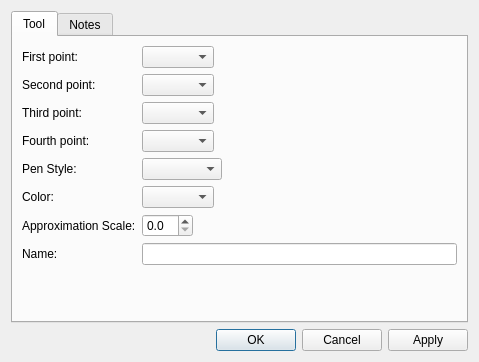
<?xml version="1.0" encoding="UTF-8"?>
<ui version="4.0">
 <class>DialogCubicBezier</class>
 <widget class="QDialog" name="DialogCubicBezier">
  <property name="geometry">
   <rect>
    <x>0</x>
    <y>0</y>
    <width>479</width>
    <height>362</height>
   </rect>
  </property>
  <property name="windowTitle">
   <string>Tool cubic bezier</string>
  </property>
  <property name="windowIcon">
   <iconset resource="../../../vmisc/share/resources/icon.qrc">
    <normaloff>:/icon/64x64/icon64x64.png</normaloff>:/icon/64x64/icon64x64.png</iconset>
  </property>
  <layout class="QVBoxLayout" name="verticalLayout">
   <item>
    <widget class="QTabWidget" name="tabWidget">
     <property name="currentIndex">
      <number>0</number>
     </property>
     <widget class="QWidget" name="tab">
      <attribute name="title">
       <string>Tool</string>
      </attribute>
      <layout class="QFormLayout" name="formLayout_2">
       <property name="fieldGrowthPolicy">
        <enum>QFormLayout::ExpandingFieldsGrow</enum>
       </property>
       <item row="0" column="0">
        <widget class="QLabel" name="labelFirstPoint">
         <property name="text">
          <string>First point:</string>
         </property>
        </widget>
       </item>
       <item row="0" column="1">
        <widget class="QComboBox" name="comboBoxP1"/>
       </item>
       <item row="1" column="0">
        <widget class="QLabel" name="labelSecondPoint">
         <property name="text">
          <string>Second point:</string>
         </property>
        </widget>
       </item>
       <item row="1" column="1">
        <widget class="QComboBox" name="comboBoxP2"/>
       </item>
       <item row="2" column="0">
        <widget class="QLabel" name="labelThirdPoint">
         <property name="text">
          <string>Third point:</string>
         </property>
        </widget>
       </item>
       <item row="2" column="1">
        <widget class="QComboBox" name="comboBoxP3"/>
       </item>
       <item row="3" column="0">
        <widget class="QLabel" name="labelForthPoint">
         <property name="text">
          <string>Fourth point:</string>
         </property>
        </widget>
       </item>
       <item row="3" column="1">
        <widget class="QComboBox" name="comboBoxP4"/>
       </item>
       <item row="4" column="0">
        <widget class="QLabel" name="label_2">
         <property name="text">
          <string>Pen Style:</string>
         </property>
        </widget>
       </item>
       <item row="4" column="1">
        <widget class="QComboBox" name="comboBoxPenStyle">
         <property name="minimumSize">
          <size>
           <width>80</width>
           <height>0</height>
          </size>
         </property>
         <property name="maximumSize">
          <size>
           <width>110</width>
           <height>16777215</height>
          </size>
         </property>
         <property name="iconSize">
          <size>
           <width>80</width>
           <height>14</height>
          </size>
         </property>
        </widget>
       </item>
       <item row="5" column="0">
        <widget class="QLabel" name="label">
         <property name="text">
          <string>Color:</string>
         </property>
        </widget>
       </item>
       <item row="5" column="1">
        <widget class="QComboBox" name="comboBoxColor">
         <property name="sizePolicy">
          <sizepolicy hsizetype="Preferred" vsizetype="Preferred">
           <horstretch>0</horstretch>
           <verstretch>0</verstretch>
          </sizepolicy>
         </property>
        </widget>
       </item>
       <item row="6" column="0">
        <widget class="QLabel" name="label_3">
         <property name="text">
          <string>Approximation Scale:</string>
         </property>
        </widget>
       </item>
       <item row="6" column="1">
        <widget class="QDoubleSpinBox" name="doubleSpinBoxApproximationScale">
         <property name="toolTip">
          <string>Set approximation scale for this curve, 0 - use global value</string>
         </property>
         <property name="decimals">
          <number>1</number>
         </property>
         <property name="maximum">
          <double>10.000000000000000</double>
         </property>
         <property name="singleStep">
          <double>0.100000000000000</double>
         </property>
        </widget>
       </item>
       <item row="7" column="0">
        <widget class="QLabel" name="labelName">
         <property name="text">
          <string>Name:</string>
         </property>
        </widget>
       </item>
       <item row="7" column="1">
        <widget class="QLineEdit" name="lineEditSplineName">
         <property name="readOnly">
          <bool>true</bool>
         </property>
        </widget>
       </item>
      </layout>
     </widget>
     <widget class="QWidget" name="tab_2">
      <attribute name="title">
       <string>Notes</string>
      </attribute>
      <layout class="QVBoxLayout" name="verticalLayout_2">
       <item>
        <widget class="QPlainTextEdit" name="plainTextEditToolNotes"/>
       </item>
      </layout>
     </widget>
    </widget>
   </item>
   <item>
    <widget class="QDialogButtonBox" name="buttonBox">
     <property name="orientation">
      <enum>Qt::Horizontal</enum>
     </property>
     <property name="standardButtons">
      <set>QDialogButtonBox::Apply|QDialogButtonBox::Cancel|QDialogButtonBox::Ok</set>
     </property>
    </widget>
   </item>
  </layout>
 </widget>
 <resources>
  <include location="../../../vmisc/share/resources/icon.qrc"/>
 </resources>
 <connections>
  <connection>
   <sender>buttonBox</sender>
   <signal>accepted()</signal>
   <receiver>DialogCubicBezier</receiver>
   <slot>accept()</slot>
   <hints>
    <hint type="sourcelabel">
     <x>248</x>
     <y>254</y>
    </hint>
    <hint type="destinationlabel">
     <x>157</x>
     <y>274</y>
    </hint>
   </hints>
  </connection>
  <connection>
   <sender>buttonBox</sender>
   <signal>rejected()</signal>
   <receiver>DialogCubicBezier</receiver>
   <slot>reject()</slot>
   <hints>
    <hint type="sourcelabel">
     <x>316</x>
     <y>260</y>
    </hint>
    <hint type="destinationlabel">
     <x>286</x>
     <y>274</y>
    </hint>
   </hints>
  </connection>
 </connections>
</ui>
